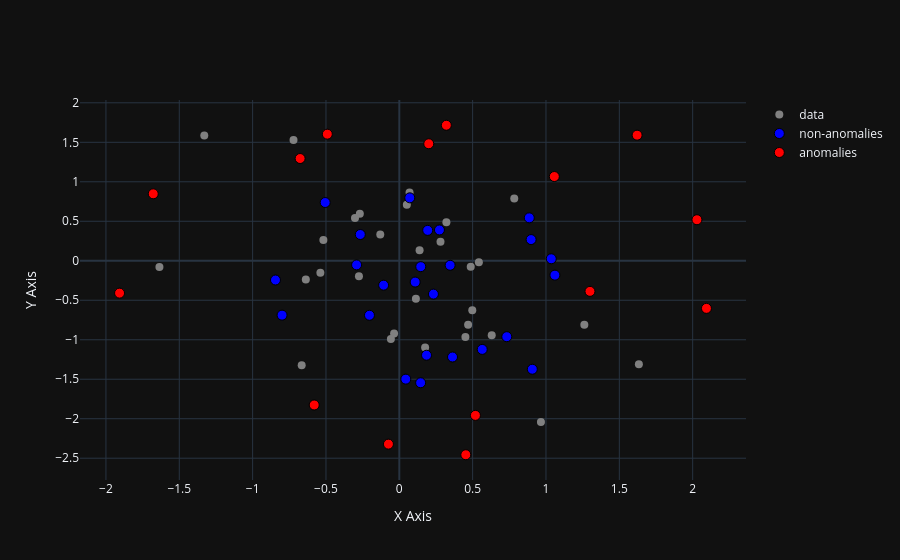

Here is the notebook cell this chart was saved with:
### Markdown cell above
Plot the original data points (in gray) and the new data points by marking the anomalous ones:

### Code cell
df0 = gnnObj.take_data()

dfClassified = gnnObj.classify(dfPoints2).take_value()
dfCombined = dfPoints2.join(dfClassified)

df1 = dfCombined[dfCombined["Label"] == True]
df2 = dfCombined[dfCombined["Label"] == False]

fig = go.Figure()

# Original data points
fig.add_trace(go.Scatter(
    x=df0['X'],
    y=df0['Y'],
    mode='markers',
    marker=dict(size=8, color='gray'),
    name='data'
))

# Non-anomaly points
fig.add_trace(go.Scatter(
    x=df1['X'],
    y=df1['Y'],
    mode='markers',
    marker=dict(size=10, color='blue', line=dict(width=1, color='black')),
    name='non-anomalies'
))

# Anomaly points
fig.add_trace(go.Scatter(
    x=df2['X'],
    y=df2['Y'],
    mode='markers',
    marker=dict(size=10, color='red', line=dict(width=1, color='black')),
    name='anomalies'
))

fig.update_layout(
    template="plotly_dark",
    xaxis_title="X Axis",
    yaxis_title="Y Axis"
)

fig.show()

### Figure 1 — Plotly figure (JSON) as saved in the notebook; plotly's stock layout.template omitted (floating-point values rounded to 4 significant figures)
{"data": [{"marker": {"color": "gray", "size": 8}, "mode": "markers", "name": "data", "type": "scatter", "x": [-0.6655, 0.4691, 0.1131, 0.7837, -0.2751, -1.635, -0.7212, 0.3211, -0.05728, 0.06982, 0.176, 0.4507, -0.1297, 0.6301, -1.33, 0.1383, -0.03556, 1.633, 0.4976, 0.05132, 0.9655, -0.3021, 0.5424, -0.2691, -0.6374, 0.4869, 1.262, -0.5381, -0.5176, 0.2808], "y": [-1.321, -0.8111, -0.48, 0.7869, -0.1954, -0.07876, 1.529, 0.4874, -0.9903, 0.8644, -1.099, -0.9661, 0.3318, -0.9444, 1.587, 0.1329, -0.922, -1.31, -0.6268, 0.7104, -2.041, 0.5418, -0.0174, 0.5943, -0.2357, -0.07445, -0.8117, -0.1529, 0.2636, 0.2416]}, {"marker": {"color": "blue", "line": {"color": "black", "width": 1}, "size": 10}, "mode": "markers", "name": "non-anomalies", "type": "scatter", "x": [0.1081, 0.8861, 0.2736, 0.1855, -0.2912, 0.5653, 0.7327, 0.04419, 0.1453, 0.3628, -0.5052, 0.9068, -0.7994, 1.036, 0.1935, -0.266, 0.2326, 1.061, -0.107, 0.1462, 0.8986, -0.2035, -0.8443, 0.07129, 0.3466], "y": [-0.2698, 0.5434, 0.39, -1.196, -0.05208, -1.122, -0.9613, -1.499, -1.545, -1.219, 0.7377, -1.373, -0.6885, 0.02512, 0.385, 0.3325, -0.4222, -0.1819, -0.309, -0.07455, 0.2684, -0.6903, -0.2436, 0.797, -0.05686]}, {"marker": {"color": "red", "line": {"color": "black", "width": 1}, "size": 10}, "mode": "markers", "name": "anomalies", "type": "scatter", "x": [1.057, -0.5802, -1.678, 1.621, 0.2007, 2.094, -1.907, -0.07413, 0.3207, 2.029, 0.4534, -0.6761, 1.3, 0.5189, -0.4908], "y": [1.067, -1.826, 0.8477, 1.591, 1.482, -0.6026, -0.4098, -2.322, 1.716, 0.5196, -2.456, 1.295, -0.3873, -1.958, 1.603]}], "layout": {"xaxis": {"title": {"text": "X Axis"}}, "yaxis": {"title": {"text": "Y Axis"}}}}
